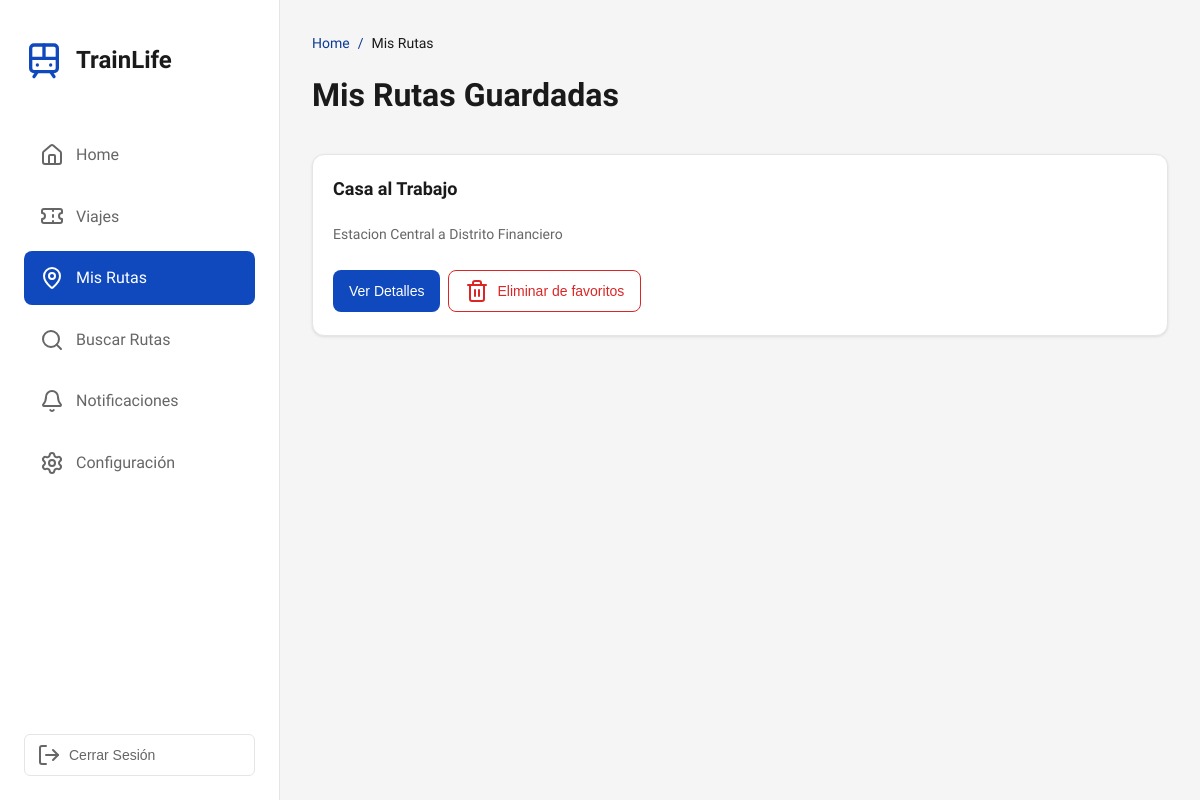
/misRutas/1/ (signed in), run on an earlier commit of the app's database.
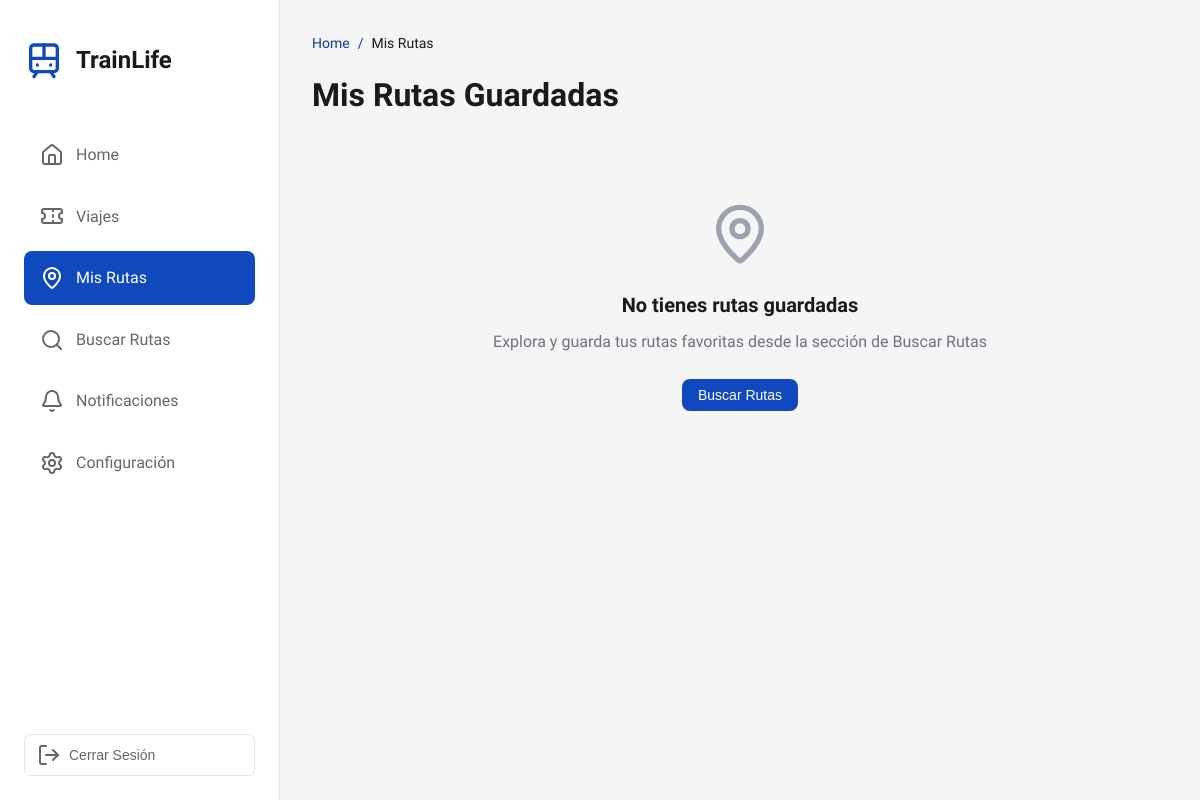
And on a later commit of the database.
### trainLife/models.py (models this page shows, shortened)
class Ruta(models.Model):
    usuario = models.ForeignKey(Usuario, on_delete=models.CASCADE, related_name='rutas', null=True, blank=True)
    nombre = models.CharField(max_length=200)  # Nombre descriptivo de la ruta
    descripcion = models.TextField(blank=True, null=True)  # Descripción opcional
    fechaCreacion = models.DateTimeField(auto_now_add=True)
    fechaActualizacion = models.DateTimeField(auto_now=True)
    class Meta:
        ordering = ['-fechaCreacion']
        verbose_name = 'Ruta'
        verbose_name_plural = 'Rutas'

### trainLife/views.py (the view)
# urls.py: path('misRutas/<int:usuario_id>/', views.misRutas, name='mis_rutas'),
def misRutas(request, usuario_id):
    session_usuario_id = request.session.get('usuario_id')
    if not session_usuario_id or session_usuario_id != usuario_id:
        return redirect('login')
    usuario = Usuario.objects.filter(id=usuario_id).first()
    if not usuario:
        return redirect('login')
    rutas = Ruta.objects.filter(usuario=usuario).prefetch_related('trayectos')
    return render(request, 'MisRutas.html', {
        'usuario': usuario,
        'rutas': rutas
    })

### trainLife/templates/MisRutas.html (shortened to what the changed rows need)
<!DOCTYPE html>
<html lang="es">
{% load static %}
<head>
    <link rel="stylesheet" href="{% static 'styles/MisRutas.css' %}">
    <link rel="stylesheet" href="{% static 'styles/confirmModal.css' %}">
</head>
<body>
    <div class="container">
        <aside class="sidebar" role="navigation" aria-label="Navegación principal">
            <div class="sidebar-content">
                <div class="logo-section">
                    <h1 class="logo-text">TrainLife</h1>
                </div>
            </div>
        </aside>
        <main class="main-content" role="main" aria-label="Contenido principal">
            <div class="content-wrapper">
                <h1 class="page-title">Mis Rutas Guardadas</h1>
                <div class="routes-container" role="list" aria-label="Lista de rutas guardadas">
                    {% if rutas %}
                    {% for ruta in rutas %}
                    <div class="route-card" role="listitem" aria-labelledby="route-{{ ruta.id }}-title">
                        <div class="route-header">
                            <div class="route-info">
                                <h2 class="route-title" id="route-{{ ruta.id }}-title">{{ ruta.nombre }}</h2>
                                {% if ruta.descripcion %}
                                <p class="route-subtitle">{{ ruta.descripcion }}</p>
                                {% endif %}
                                <div class="route-actions">
                                    <button class="btn btn-primary expand-route" data-route-id="{{ ruta.id }}"
                                        aria-expanded="false" aria-controls="route-{{ ruta.id }}-details"
                                        aria-label="Ver detalles de la ruta {{ ruta.nombre }}">
                                        <span>Ver Detalles</span>
                                    </button>
                                    <button class="btn btn-delete"
                                        data-delete-route-id="{{ ruta.id }}"
                                        data-delete-route-name="{{ ruta.nombre|escapejs }}"
                                        data-delete-url="{% url 'eliminar_ruta_favorito' usuario.id ruta.id %}"
                                        aria-label="Eliminar ruta {{ ruta.nombre }} de favoritos">
                                        <i data-lucide="trash-2" aria-hidden="true"></i>
                                        <span>Eliminar de favoritos</span>
                                    </button>
                                </div>
                            </div>
                            <div class="route-map route-map-main" role="img"
                                aria-label="Mapa de la ruta {{ ruta.nombre }}"></div>
                        </div>
                    </div>
                    {% endfor %}
                    {% else %}
                    <div class="empty-state" style="text-align: center; padding: 3rem;">
                        <i data-lucide="map-pin"
                            style="width: 64px; height: 64px; margin: 0 auto 1rem; color: #9ca3af;"></i>
                        <p style="font-size: 1.25rem; font-weight: 600; margin-bottom: 0.5rem;">No tienes rutas
                            guardadas</p>
                        <p style="color: #6b7280; margin-bottom: 1.5rem;">Explora y guarda tus rutas favoritas desde la
                            sección de Buscar Rutas</p>
                        <button class="btn btn-primary"
                            onclick="window.location.href='{% url 'buscar_rutas' usuario.id %}'">
                            Buscar Rutas
                        </button>
                    </div>
                    {% endif %}
                </div>
            </div>
        </main>
    </div>
</body>
</html>

What changed in the data, as far as the page shows it:
no longer on this page (row edited): Ruta: nombre "Casa al Trabajo", descripcion "Estacion Central a Distrito Financiero"
Also different on the page:
text now shown: "No tienes rutas guardadas Explora y guarda tus rutas favoritas desde la sección de Buscar Rutas Buscar Rutas"
